Frame 1 (no input): blank canvas, image omitted
Frame 60 (no input): blank canvas, image omitted
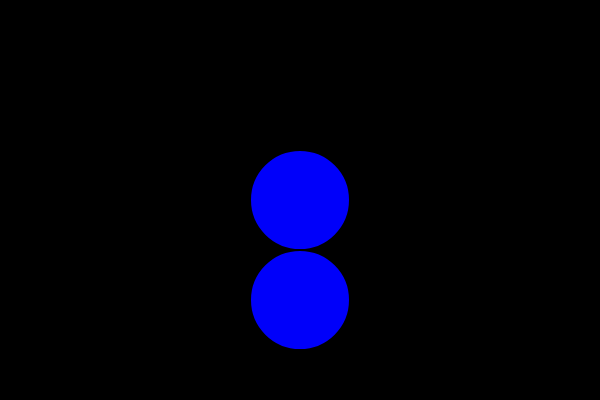
Frame 120 (the mouse pressed at the canvas centre since frame 60)

The p5.js sketch whose frames 1 and 60 were blank and that drew this single picture after the mouse press (run headless with seeded random() and noise() and a simulated clock; from frame 60 on, the mouse is pressed at the canvas centre):

// p5.js sketch
// ── sketch.js
var circleX=300;
var speed=1;
var trans=50;
var circleSize=100;
var r=0;




function setup(){
  createCanvas(600,400);
}

function draw(){

  background(0);



  trans=random(0,250);
  stroke(0,0,0,trans);
  strokeWeight(0);
  noFill();
  ellipse(mouseX,mouseY,50,50);

  if (mouseY>50&&mouseY<150){
    stroke(0);
    strokeWeight(2);
    fill(250,0,0);
  }

  ellipse(300,100,circleSize,circleSize);

  if (mouseY>150&&mouseY<250){
    stroke(0);
    strokeWeight(2);
    fill(0,0,250);

  }
  ellipse(circleX,200,circleSize,100);


  if (mouseY>250&&mouseY<350){
    stroke(0);
    strokeWeight(2);
    fill(0,250,0);

  }
  ellipse(circleX,300,circleSize,100);
    //circleX=circleX+speed*;


  if(circleX<50||circleX>550){
    speed=speed*-2;
  }
  if(circleX<50||circleX>550){
    circleSize=circleSize+1;
  }
}
